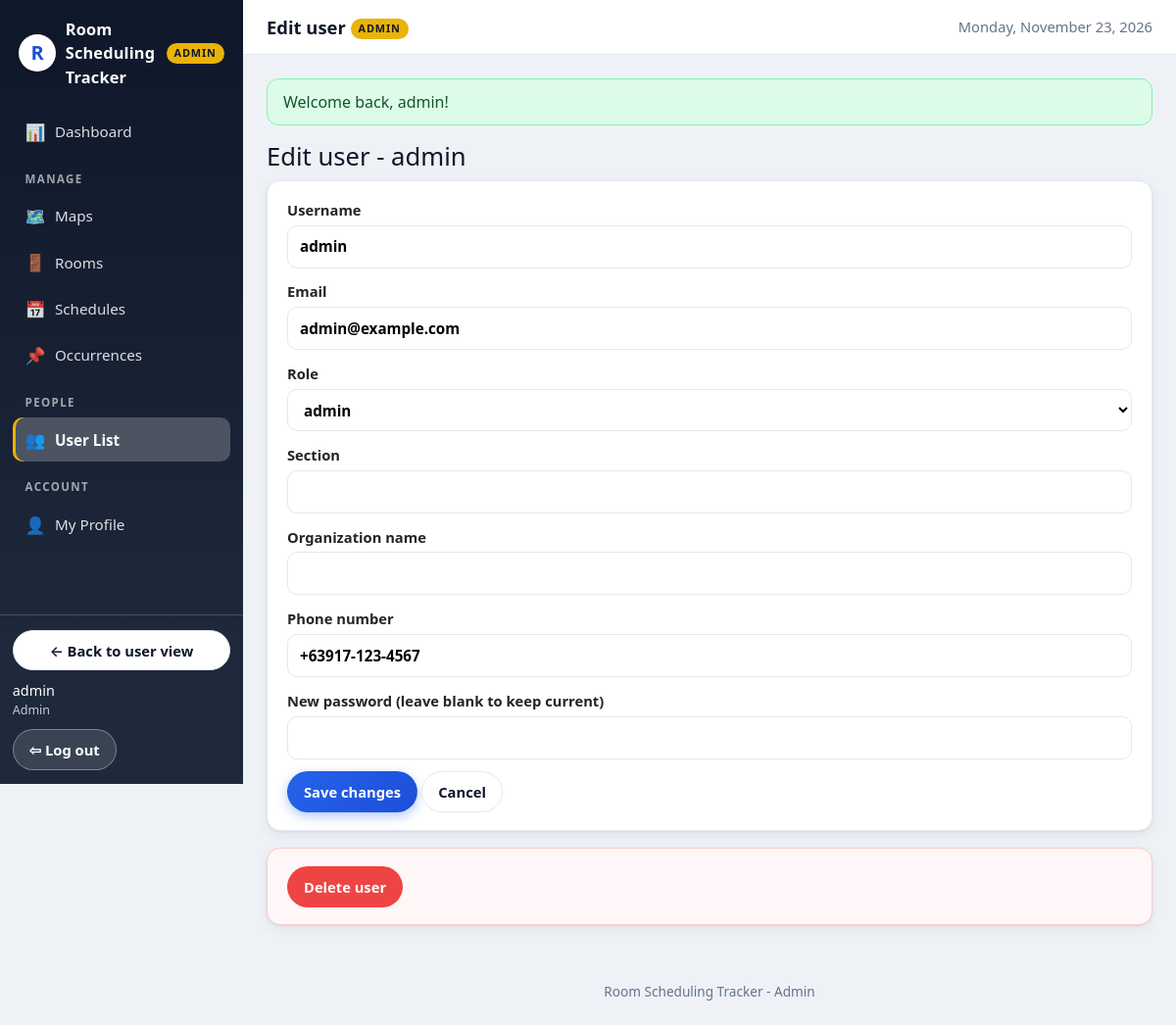
Screenshot of /users/1/edit (signed in) with the database file from the repository.
### tables this page shows
CREATE TABLE IF NOT EXISTS tblUsers (
  user_id       INT UNSIGNED NOT NULL AUTO_INCREMENT,
  username      VARCHAR(50)  NOT NULL,
  email         VARCHAR(255) NOT NULL,
  password_hash VARCHAR(255) NOT NULL,
  profile_img   VARCHAR(255) NULL,
  role          VARCHAR(30)  NOT NULL DEFAULT 'student',
  section       VARCHAR(50)  NULL,
  org_name      VARCHAR(100) NULL,
  phone_number  VARCHAR(17)  NULL,
  PRIMARY KEY (user_id),
  UNIQUE KEY uq_users_username (username),
  UNIQUE KEY uq_users_email (email),
  KEY idx_users_role (role)
);

### controllers/UserController.php (called while the page is built, shortened)
<?php
final class UserController
{
    public function edit(int $id): void
    {
        $user = $this->users->find($id);
        view('users/form', ['title' => 'Edit user', 'user' => $user, 'layout' => 'admin']);
    }
}

### core/Database.php (called while the page is built, shortened)
<?php
final class Database
{
    private PDO $pdo;
    private function __construct(array $db)
    {
        $driver = $db['driver'] ?? 'mysql';
        try {
            if ($driver === 'sqlite') {
                $dir = dirname($db['path']);
                if (!is_dir($dir)) {
                    mkdir($dir, 0755, true);
                }
                $this->pdo = new PDO('sqlite:' . $db['path']);
                $this->pdo->exec('PRAGMA foreign_keys = ON');
            } else {
                $dsn = sprintf(
                    'mysql:host=%s;port=%s;dbname=%s;charset=%s',
                    $db['host'], $db['port'], $db['database'], $db['charset']
                );
                $this->pdo = new PDO($dsn, $db['username'], $db['password'], [
                    PDO::ATTR_ERRMODE            => PDO::ERRMODE_EXCEPTION,
                    PDO::ATTR_DEFAULT_FETCH_MODE => PDO::FETCH_ASSOC,
                    PDO::ATTR_EMULATE_PREPARES   => false,
                ]);
                return;
            }
            $this->pdo->setAttribute(PDO::ATTR_ERRMODE, PDO::ERRMODE_EXCEPTION);
            $this->pdo->setAttribute(PDO::ATTR_DEFAULT_FETCH_MODE, PDO::FETCH_ASSOC);
            $this->pdo->setAttribute(PDO::ATTR_EMULATE_PREPARES, false);
        } catch (PDOException $e) {
            throw new PDOException(
                'Could not connect to the database. Check your .env DB_* settings '
                . 'and make sure the database from database/rst_db.sql exists. '
                . 'Driver error: ' . $e->getMessage(),
                (int) $e->getCode(),
                $e
            );
        }
    }
    public function all(string $sql, array $params = []): array
    {
        $stmt = $this->pdo->prepare($sql);
        $stmt->execute($params);
        return $stmt->fetchAll();
    }
    public function one(string $sql, array $params = []): ?array
    {
        $rows = $this->all($sql, $params);
        return $rows[0] ?? null;
    }
}

### models/User.php (called while the page is built, shortened)
<?php
final class User
{
    public function find(int $id): ?array
    {
        return $this->db->one(
            'SELECT user_id, username, email, profile_img, role, section, org_name, phone_number
             FROM tblUsers WHERE user_id = ?',
            [$id]
        );
    }
}

### core/helpers.php (called while the page is built, shortened)
<?php
function e(?string $value): string
{
    return htmlspecialchars($value ?? '', ENT_QUOTES, 'UTF-8');
}
function base_path(): string
{
    static $base = null;
    if ($base !== null) {
        return $base;
    }
    $base = '';
    $appUrl = getenv('APP_URL');
    if ($appUrl !== false && $appUrl !== '') {
        $p = parse_url($appUrl, PHP_URL_PATH);
    } elseif (isset($_SERVER['SCRIPT_NAME'])) {
        $script = str_replace('\\', '/', (string) $_SERVER['SCRIPT_NAME']);
        if (basename($script) === 'index.php') {
            $dir = rtrim(dirname($script), '/');
            $base = ($dir === '/' || $dir === '.' || $dir === '\\') ? '' : $dir;
        }
    }
    return $base;
}
function url(string $path = ''): string
{
    $path = ltrim($path, '/');
    return base_path() . ($path === '' ? '/' : '/' . $path);
}
function flashes(): array
{
    $out = $_SESSION['_flash'] ?? [];
    return $out;
}

### core/Auth.php (called while the page is built, shortened)
<?php
final class Auth
{
    public static function user(): ?array
    {
        return $_SESSION['user'] ?? null;
    }
}

### views/users/form.php (the view, shortened to what this page needs)
<h1>Edit user - <?= e($user['username']) ?></h1>
<form method="post" action="<?= url('users/' . (int) $user['user_id']) ?>" class="card form">
  <label>Username <input type="text" name="username" required value="<?= e($user['username']) ?>"></label>
  <label>Email <input type="email" name="email" required value="<?= e($user['email']) ?>"></label>
  <label>Role
    <select name="role">
      <?php foreach (['admin','teacher','student','officer','mayor','scheduler','viewer'] as $r): ?>
        <option <?= $user['role'] === $r ? 'selected' : '' ?>><?= $r ?></option>
      <?php endforeach; ?>
    </select>
  </label>
  <label>Section <input type="text" name="section" value="<?= e($user['section'] ?? '') ?>"></label>
  <label>Organization name <input type="text" name="org_name" value="<?= e($user['org_name'] ?? '') ?>"></label>
  <label>Phone number <input type="tel" name="phone_number" value="<?= e($user['phone_number'] ?? '') ?>"></label>
  <label>New password (leave blank to keep current) <input type="password" name="new_password" minlength="8"></label>
  <button class="btn btn-primary" type="submit">Save changes</button>
  <a class="btn" href="<?= url('users') ?>">Cancel</a>
</form>
<form method="post" action="<?= url('users/' . (int) $user['user_id'] . '/delete') ?>" class="card form danger-zone" data-confirm="Delete this user?">
  <?= csrf_field() ?><button class="btn btn-danger" type="submit">Delete user</button>
</form>

### views/layouts/admin.php (shortened to what this page needs)
<!DOCTYPE html>
<html lang="en">
<head>
<link rel="stylesheet" href="https://cdn.jsdelivr.net/npm/bootstrap@5.3.3/dist/css/bootstrap.min.css">
<link rel="stylesheet" href="<?= url('assets/css/style.css') ?>">
</head>
<body>
<?php
$current = $current ?? '';
if ($current === '') {
    $reqPath = trim(parse_url($_SERVER['REQUEST_URI'] ?? '/', PHP_URL_PATH), '/');
    $base = trim(base_path(), '/');
    $seg = explode('/', $reqPath)[0] ?? '';
    $current = match ($seg) { 'admin' => 'admin', 'maps' => 'maps', 'rooms' => 'rooms', 'schedules' => 'schedules', 'calendar' => 'calendar', 'availability' => 'availability', 'occurrences' => 'occurrences', 'users' => 'users', 'profile' => 'profile', default => $seg };
}
?>
<div class="app-shell">
  <aside class="sidebar admin">
    <a class="brand" href="<?= url('admin') ?>"><span class="brand-mark">R</span> Room Scheduling<br>Tracker <span class="admin-badge">ADMIN</span></a>
    <nav>
      <a href="<?= url('admin') ?>" class="<?= $current === 'admin' ? 'active' : '' ?>"><span class="nav-icon">📊</span> Dashboard</a>
      <p class="nav-section">Manage</p>
      <a href="<?= url('maps') ?>" class="<?= $current === 'maps' ? 'active' : '' ?>"><span class="nav-icon">🗺️</span> Maps</a>
      <a href="<?= url('rooms') ?>" class="<?= $current === 'rooms' ? 'active' : '' ?>"><span class="nav-icon">🚪</span> Rooms</a>
      <a href="<?= url('schedules') ?>" class="<?= $current === 'schedules' ? 'active' : '' ?>"><span class="nav-icon">📅</span> Schedules</a>
      <a href="<?= url('occurrences') ?>" class="<?= $current === 'occurrences' ? 'active' : '' ?>"><span class="nav-icon">📌</span> Occurrences</a>
      <p class="nav-section">People</p>
      <a href="<?= url('users') ?>" class="<?= $current === 'users' ? 'active' : '' ?>"><span class="nav-icon">👥</span> User List</a>
      <p class="nav-section">Account</p>
      <a href="<?= url('profile') ?>" class="<?= $current === 'profile' ? 'active' : '' ?>"><span class="nav-icon">👤</span> My Profile</a>
    </nav>
    <div class="sidebar-foot">
      <a class="btn" href="<?= url('') ?>" style="width:100%;text-align:center;margin-bottom:.6rem">← Back to user view</a>
      <span class="user-chip"><?= e(\App\Core\Auth::user()['username'] ?? '') ?> <small>admin</small></span>
      <form method="post" action="<?= url('logout') ?>" class="inline-form"><?= csrf_field() ?><button class="btn btn-ghost" type="submit">⇦ Log out</button></form>
    </div>
  </aside>
  <div class="main-col">
    <header class="topbar">
      <p class="page-title"><?= e($title ?? 'Admin') ?> <span class="admin-badge">ADMIN</span></p>
      <div class="top-actions">
        <span class="muted"><?= e(date('l, F j, Y')) ?></span>
      </div>
    </header>
    <main class="content">
      <?php foreach (flashes() as $f): ?>
        <div class="flash flash-<?= e($f['type']) ?>"><?= e($f['message']) ?></div>
      <?php endforeach; ?>
      <?= $content ?? '' ?>
    </main>
    <footer class="footer">Room Scheduling Tracker - Admin</footer>
  </div>
</div>
</body>
</html>

### rows the page displays
tblusers: username "admin", email "admin@example.com", role "admin", phone_number "+63917-123-4567"

### other values shown
$title "Edit user"
$f['message'] "Welcome back, admin!"
